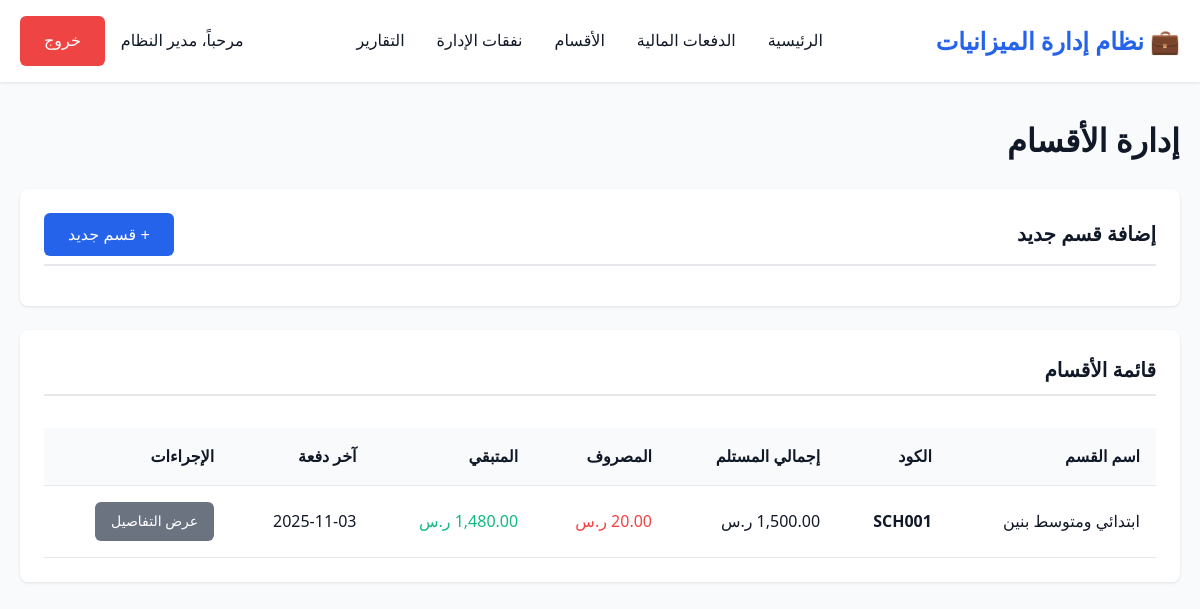
The app's page /admin/departments.php (signed in) with its own data.
### tables this page shows
CREATE TABLE `departments` (
  `id` int(11) NOT NULL,
  `name_ar` varchar(200) NOT NULL,
  `name_en` varchar(200) NOT NULL,
  `code` varchar(50) NOT NULL,
  `allocated_budget` decimal(15,2) DEFAULT 0.00,
  `total_received` decimal(15,2) DEFAULT 0.00,
  `spent_amount` decimal(15,2) DEFAULT 0.00,
  `last_distribution_date` date DEFAULT NULL,
  `description` text DEFAULT NULL,
  `is_active` tinyint(1) DEFAULT 1,
  `created_at` timestamp NOT NULL DEFAULT current_timestamp(),
  `updated_at` timestamp NOT NULL DEFAULT current_timestamp() ON UPDATE current_timestamp(),
  `manager_name` varchar(255) DEFAULT NULL,
  `custody_officer` varchar(255) DEFAULT NULL,
  `custody_officer_name` varchar(255) DEFAULT NULL COMMENT 'اسم مسؤول العهدة',
  `director_name` varchar(255) DEFAULT NULL COMMENT 'اسم مدير المدرسة'
);

### admin/departments.php (the view, shortened to what this page needs)
<?php
$database = new Database();
$db = $database->getConnection();
$query = "SELECT d.*,
          (SELECT COUNT(*) FROM users WHERE department_id = d.id) as user_count
          FROM departments d
          WHERE d.is_active = 1
          ORDER BY d.created_at DESC";
$stmt = $db->prepare($query);
$stmt->execute();
$departments = $stmt->fetchAll(PDO::FETCH_ASSOC);
?>
<!DOCTYPE html>
<html lang="ar">
<head>
    <link rel="stylesheet" href="../assets/css/style.css">
</head>
<body>
    <header class="header">
        <div class="container">
            <nav class="navbar">
                <div class="logo">💼 نظام إدارة الميزانيات</div>
                <ul class="nav-menu" id="navMenu">
                    <li><a href="dashboard.php">الرئيسية</a></li>
                    <li><a href="budget_batches.php">الدفعات المالية</a></li>
                    <li><a href="departments.php">الأقسام</a></li>
                    <li><a href="expenses.php">نفقات الإدارة</a></li>
                    <li><a href="reports.php">التقارير</a></li>
                </ul>
                <div class="user-info">
                    <span>مرحباً، <?php echo htmlspecialchars($_SESSION['full_name']); ?></span>
                    <a href="../logout.php" class="btn btn-danger">خروج</a>
                </div>
            </nav>
        </div>
    </header>
    <main class="main-content">
        <div class="container">
            <h1 class="mb-3">إدارة الأقسام</h1>
            <div class="card">
                <div class="card-header flex flex-between flex-center">
                    <span>إضافة قسم جديد</span>
                    <button class="btn btn-primary" onclick="toggleForm()">+ قسم جديد</button>
                </div>
            </div>
            <div class="card">
                <div class="card-header">قائمة الأقسام</div>
                <div class="table-responsive">
                    <table class="table">
                        <thead>
                            <tr>
                                <th>اسم القسم</th>
                                <th>الكود</th>
                                <th>إجمالي المستلم</th>
                                <th>المصروف</th>
                                <th>المتبقي</th>
                                <th>آخر دفعة</th>
                                <th>الإجراءات</th>
                            </tr>
                        </thead>
                        <tbody>
                            <?php foreach ($departments as $dept): ?>
                                <tr>
                                    <td><?php echo htmlspecialchars($dept['name_ar']); ?></td>
                                    <td><strong><?php echo htmlspecialchars($dept['code']); ?></strong></td>
                                    <td><?php echo number_format($dept['total_received'], 2); ?> ر.س</td>
                                    <td style="color: #ef4444;"><?php echo number_format($dept['spent_amount'], 2); ?> ر.س</td>
                                    <td style="color: #10b981;">
                                        <?php echo number_format($dept['total_received'] - $dept['spent_amount'], 2); ?> ر.س
                                    </td>
                                    <td>
                                        <?php echo $dept['last_distribution_date'] ? date('Y-m-d', strtotime($dept['last_distribution_date'])) : 'لم يستلم بعد'; ?>
                                    </td>
                                    <td>
                                        <a href="department_details.php?id=<?php echo $dept['id']; ?>" class="btn btn-secondary" style="padding: 0.5rem 1rem; font-size: 0.875rem;">
                                            عرض التفاصيل
                                        </a>
                                    </td>
                                </tr>
                            <?php endforeach; ?>
                        </tbody>
                </div>
            </div>
        </div>
    </main>
</body>
</html>

### assets/css/style.css (style rules this page uses)
:root { --primary-color: #2563eb; --secondary-color: #10b981; --danger-color: #ef4444; --warning-color: #f59e0b; --dark-bg: #1f2937; --light-bg: #f9fafb; --border-color: #e5e7eb; --text-primary: #111827; --text-secondary: #6b7280; --shadow: 0 1px 3px 0 rgba(0, 0, 0, 0.1); --shadow-lg: 0 10px 15px -3px rgba(0, 0, 0, 0.1); }
* { margin: 0; padding: 0; box-sizing: border-box; }
body { font-family: 'Segoe UI', Tahoma, Geneva, Verdana, sans-serif; direction: rtl; text-align: right; background-color: var(--light-bg); color: var(--text-primary); line-height: 1.6; }
.container { max-width: 1200px; margin: 0 auto; padding: 0 20px; }
.header { background: white; box-shadow: var(--shadow); position: sticky; top: 0; z-index: 1000; }
.navbar { display: flex; justify-content: space-between; align-items: center; padding: 1rem 0; }
.logo { font-size: 1.5rem; font-weight: bold; color: var(--primary-color); }
.nav-menu { display: flex; list-style: none; gap: 2rem; }
.nav-menu a { text-decoration: none; color: var(--text-primary); font-weight: 500; transition: color 0.3s; }
.user-info { display: flex; align-items: center; gap: 1rem; }
.main-content { padding: 2rem 0; min-height: calc(100vh - 200px); }
.card { background: white; border-radius: 8px; box-shadow: var(--shadow); padding: 1.5rem; margin-bottom: 1.5rem; }
.card-header { font-size: 1.25rem; font-weight: 600; margin-bottom: 1rem; padding-bottom: 0.5rem; border-bottom: 2px solid var(--border-color); }
.btn { padding: 0.75rem 1.5rem; border: none; border-radius: 6px; font-size: 1rem; font-weight: 500; cursor: pointer; transition: all 0.3s; text-decoration: none; display: inline-block; }
.btn-primary { background: var(--primary-color); color: white; }
.btn-danger { background: var(--danger-color); color: white; }
.btn-secondary { background: var(--text-secondary); color: white; }
.table-responsive { overflow-x: auto; }
.table { width: 100%; border-collapse: collapse; margin-top: 1rem; }
.table th, .table td { padding: 1rem; text-align: right; border-bottom: 1px solid var(--border-color); }
.table th { background: var(--light-bg); font-weight: 600; color: var(--text-primary); }
.mb-3 { margin-bottom: 1.5rem; }
.flex { display: flex; }
.flex-between { justify-content: space-between; }
.flex-center { align-items: center; }

### records on screen
departments: name_ar "ابتدائي ومتوسط بنين", code "SCH001", spent_amount "20.00", last_distribution_date "2025-11-03"

### other values on screen
$_SESSION['full_name'] "مدير النظام"
